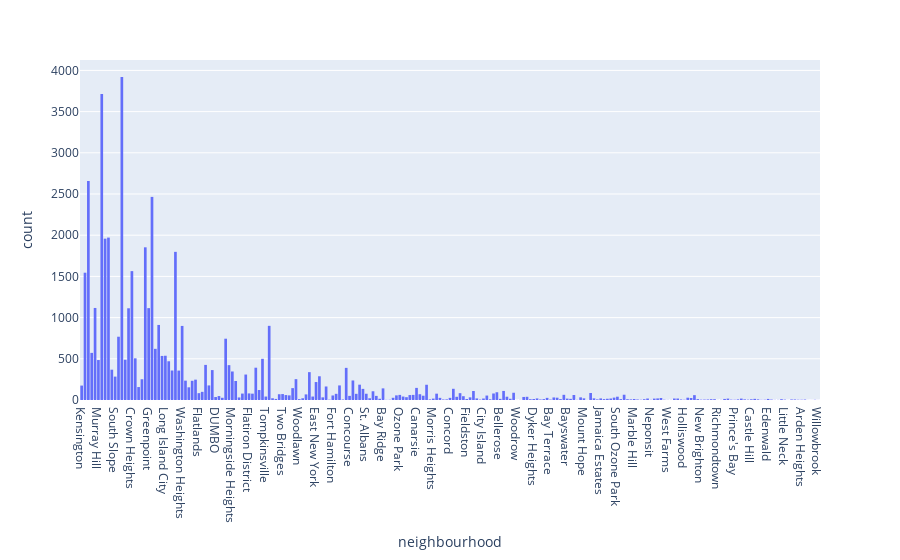

The notebook cell saved with this chart:
### Code cell
px.histogram(df, x = 'neighbourhood')

### Figure 1 — Plotly figure (JSON) as saved in the notebook; plotly's stock layout.template omitted (floating-point values rounded to 4 significant figures; data arrays with more than 128 entries replaced by an {"elided": "..."} marker saying what was removed)
{"data": [{"alignmentgroup": "True", "bingroup": "x", "hovertemplate": "neighbourhood=%{x}<br>count=%{y}<extra></extra>", "legendgroup": "", "marker": {"color": "#636efa", "pattern": {"shape": ""}}, "name": "", "offsetgroup": "", "orientation": "v", "showlegend": false, "type": "histogram", "x": {"elided": "48895 str values"}, "xaxis": "x", "yaxis": "y"}], "layout": {"barmode": "relative", "legend": {"tracegroupgap": 0}, "margin": {"t": 60}, "xaxis": {"anchor": "y", "domain": [0, 1], "title": {"text": "neighbourhood"}}, "yaxis": {"anchor": "x", "domain": [0, 1], "title": {"text": "count"}}}}
